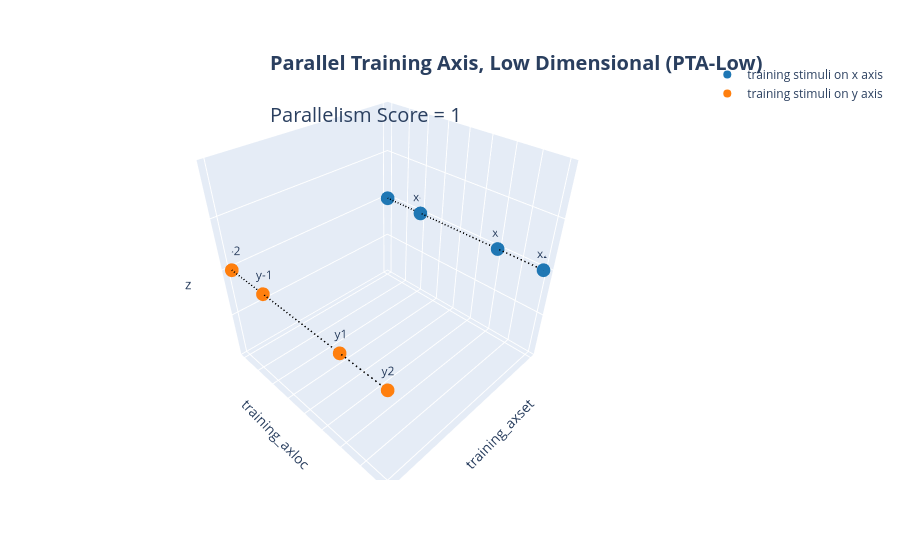

Notebook code cell kept with this figure:
### Code cell
tetrahedron = np.array([
    [0,            0,            0],
    [np.sqrt(2),   0,            0],
    [np.sqrt(2)/2, np.sqrt(6)/2, 0],
    [np.sqrt(2)/2, np.sqrt(6)/6, 2*np.sqrt(3)/3]]
)*2    

plt_df[["dim1","dim2","dim3"]] = np.vstack([tetrahedron,tetrahedron+2])

# join the dots of the same axis location on different axis

pxfig = px.line_3d(plt_df,x="training_axsetstr",y="training_axloc",z=np.zeros((plt_df.shape[0],)),
                    text="stim_name",
                    line_group="training_axsetstr",
                    color_discrete_sequence=["black"],
                    line_dash_sequence=["dash"],
                    #range_x=[-0.5,5.5],
                    #range_y=[-0.5,5.5],
                    #range_z=[-0.5,5.5]
                     )
pxfig.update_traces(
    line=dict(
        width=3
    )
)
for k,(ta,tadf) in enumerate(plt_df.groupby("training_axsetstr")):#["stim_x","stim_y"]
    print(k)
    trace_arr = tadf[["training_axset","training_axloc"]].to_numpy()
    pxfig.add_trace(
        go.Scatter3d(
            x=trace_arr[:,0], y=trace_arr[:,1],z=np.zeros((trace_arr.shape[0],)), 
            mode='markers',
            marker=dict(
                color=[cpal[ta]] * trace_arr.shape[0],
                #symbol=sdict[ta[0]],
                #color=cpal[ta[1]],
                #line=dict(width=10,
                #          color=cpal[ta[1]])
            ),
            name=f"training stimuli on {tadf['training_axsetstr'].to_numpy()[0]} axis",

        )
    )

pxfig.update_layout(
    scene=dict(
        xaxis=dict(showticklabels=False),
        yaxis=dict(showticklabels=False),
        zaxis=dict(showticklabels=False),
        aspectmode="cube"
    ),
    title_text = "Parallel Training Axis, Low Dimensional (PTA-Low)",
    title_subtitle_text='Parallelism Score = 1',
    title_x=0.3,title_y=0.9,
    title_font_weight="bold",title_font_size=20,
    title_subtitle_font_size=20,
    
)
checkdir(os.path.join(ROIRSAdir,"MDS","training_nocenter"))
pxfig.write_html(os.path.join(ROIRSAdir,"MDS","training_nocenter","parallel_lines.html"))
pxfig

### Figure 1 — Plotly figure (JSON) as saved in the notebook; plotly's stock layout.template omitted (floating-point values rounded to 4 significant figures)
{"data": [{"hovertemplate": "training_axset=%{x}<br>training_axloc=%{y}<br>z=%{z}<br>stim_name=%{text}<extra></extra>", "legendgroup": "", "line": {"color": "black", "dash": "dash", "width": 3}, "marker": {"symbol": "circle"}, "mode": "lines+markers+text", "name": "", "scene": "scene", "showlegend": false, "text": ["x-2", "x-1", "x1", "x2"], "type": "scatter3d", "x": ["x", "x", "x", "x"], "y": [-2, -1, 1, 2], "z": [0, 0, 0, 0]}, {"hovertemplate": "training_axset=%{x}<br>training_axloc=%{y}<br>z=%{z}<br>stim_name=%{text}<extra></extra>", "legendgroup": "", "line": {"color": "black", "dash": "dash", "width": 3}, "marker": {"symbol": "circle"}, "mode": "lines+markers+text", "name": "", "scene": "scene", "showlegend": false, "text": ["y-2", "y-1", "y1", "y2"], "type": "scatter3d", "x": ["y", "y", "y", "y"], "y": [-2, -1, 1, 2], "z": [0, 0, 0, 0]}, {"marker": {"color": ["#1f77b4", "#1f77b4", "#1f77b4", "#1f77b4"]}, "mode": "markers", "name": "training stimuli on x axis", "type": "scatter3d", "x": ["x", "x", "x", "x"], "y": [-2, -1, 1, 2], "z": [0, 0, 0, 0]}, {"marker": {"color": ["#ff7f0e", "#ff7f0e", "#ff7f0e", "#ff7f0e"]}, "mode": "markers", "name": "training stimuli on y axis", "type": "scatter3d", "x": ["y", "y", "y", "y"], "y": [-2, -1, 1, 2], "z": [0, 0, 0, 0]}], "layout": {"legend": {"tracegroupgap": 0}, "margin": {"t": 60}, "scene": {"aspectmode": "cube", "domain": {"x": [0, 1], "y": [0, 1]}, "xaxis": {"categoryarray": ["x", "y"], "categoryorder": "array", "showticklabels": false, "title": {"text": "training_axset"}}, "yaxis": {"showticklabels": false, "title": {"text": "training_axloc"}}, "zaxis": {"showticklabels": false, "title": {"text": "z"}}}, "title": {"font": {"size": 20, "weight": "bold"}, "subtitle": {"font": {"size": 20}, "text": "Parallelism Score = 1"}, "text": "Parallel Training Axis, Low Dimensional (PTA-Low)", "x": 0.3, "y": 0.9}}}
